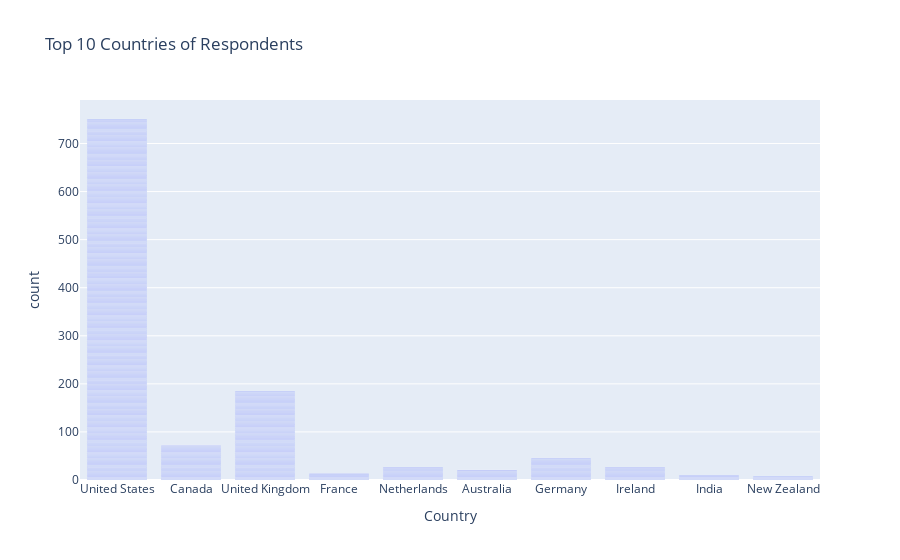

The code cell stored with this chart in its notebook:
### Markdown cell above
### 3. Country Distribution

### Code cell
top_countries = df['Country'].value_counts().head(10).index
fig = px.bar(df[df['Country'].isin(top_countries)], x='Country', title='Top 10 Countries of Respondents')
fig.show()

### Figure 1 — Plotly figure (JSON) as saved in the notebook; plotly's stock layout.template omitted (floating-point values rounded to 4 significant figures; data arrays with more than 128 entries replaced by an {"elided": "..."} marker saying what was removed)
{"data": [{"hovertemplate": "Country=%{x}<br>count=%{y}<extra></extra>", "legendgroup": "", "marker": {"color": "#636efa", "pattern": {"shape": ""}}, "name": "", "orientation": "v", "showlegend": false, "textposition": "auto", "type": "bar", "x": {"elided": "1159 str values"}, "xaxis": "x", "y": {"elided": "1159 int values"}, "yaxis": "y"}], "layout": {"barmode": "relative", "legend": {"tracegroupgap": 0}, "title": {"text": "Top 10 Countries of Respondents"}, "xaxis": {"anchor": "y", "domain": [0, 1], "title": {"text": "Country"}}, "yaxis": {"anchor": "x", "domain": [0, 1], "title": {"text": "count"}}}}
